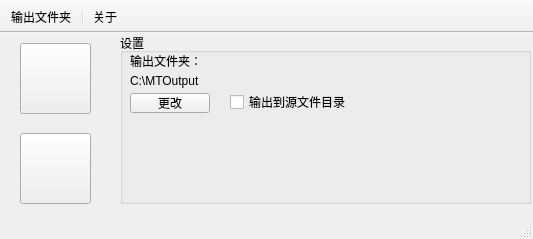
<?xml version="1.0" encoding="UTF-8"?>
<ui version="4.0">
 <class>MainWindow</class>
 <widget class="QMainWindow" name="MainWindow">
  <property name="geometry">
   <rect>
    <x>0</x>
    <y>0</y>
    <width>533</width>
    <height>239</height>
   </rect>
  </property>
  <property name="cursor">
   <cursorShape>ArrowCursor</cursorShape>
  </property>
  <property name="windowTitle">
   <string>木瓜转换器</string>
  </property>
  <property name="windowIcon">
   <iconset resource="res/res.qrc">
    <normaloff>:/logo.ico</normaloff>:/logo.ico</iconset>
  </property>
  <widget class="QWidget" name="centralwidget">
   <widget class="QPushButton" name="video_btn">
    <property name="geometry">
     <rect>
      <x>20</x>
      <y>10</y>
      <width>71</width>
      <height>71</height>
     </rect>
    </property>
    <property name="cursor">
     <cursorShape>PointingHandCursor</cursorShape>
    </property>
    <property name="styleSheet">
     <string notr="true">border-image: url(:/video_file.png);</string>
    </property>
    <property name="text">
     <string/>
    </property>
    <property name="flat">
     <bool>false</bool>
    </property>
   </widget>
   <widget class="QPushButton" name="audio_btn">
    <property name="geometry">
     <rect>
      <x>20</x>
      <y>100</y>
      <width>71</width>
      <height>71</height>
     </rect>
    </property>
    <property name="cursor">
     <cursorShape>PointingHandCursor</cursorShape>
    </property>
    <property name="styleSheet">
     <string notr="true">border-image: url(:/audio_file.png);</string>
    </property>
    <property name="text">
     <string/>
    </property>
   </widget>
   <widget class="QGroupBox" name="groupBox">
    <property name="geometry">
     <rect>
      <x>120</x>
      <y>0</y>
      <width>411</width>
      <height>171</height>
     </rect>
    </property>
    <property name="title">
     <string>设置</string>
    </property>
    <widget class="QLabel" name="outputdir_label">
     <property name="geometry">
      <rect>
       <x>10</x>
       <y>20</y>
       <width>71</width>
       <height>16</height>
      </rect>
     </property>
     <property name="text">
      <string>输出文件夹：</string>
     </property>
    </widget>
    <widget class="QLabel" name="outputdir_display">
     <property name="geometry">
      <rect>
       <x>10</x>
       <y>40</y>
       <width>391</width>
       <height>16</height>
      </rect>
     </property>
     <property name="text">
      <string>C:\MTOutput</string>
     </property>
    </widget>
    <widget class="QPushButton" name="change_outputdir_btn">
     <property name="geometry">
      <rect>
       <x>10</x>
       <y>60</y>
       <width>80</width>
       <height>20</height>
      </rect>
     </property>
     <property name="text">
      <string>更改</string>
     </property>
    </widget>
    <widget class="QCheckBox" name="out2src_checkbox">
     <property name="geometry">
      <rect>
       <x>110</x>
       <y>60</y>
       <width>131</width>
       <height>18</height>
      </rect>
     </property>
     <property name="text">
      <string>输出到源文件目录</string>
     </property>
    </widget>
   </widget>
  </widget>
  <widget class="QStatusBar" name="statusbar"/>
  <widget class="QToolBar" name="toolBar">
   <property name="enabled">
    <bool>true</bool>
   </property>
   <property name="windowTitle">
    <string>toolBar</string>
   </property>
   <property name="movable">
    <bool>false</bool>
   </property>
   <attribute name="toolBarArea">
    <enum>TopToolBarArea</enum>
   </attribute>
   <attribute name="toolBarBreak">
    <bool>false</bool>
   </attribute>
   <addaction name="output_dir"/>
   <addaction name="separator"/>
   <addaction name="about"/>
  </widget>
  <action name="output_dir">
   <property name="icon">
    <iconset resource="res/res.qrc">
     <normaloff>:/output_dir.ico</normaloff>:/output_dir.ico</iconset>
   </property>
   <property name="text">
    <string>输出文件夹</string>
   </property>
   <property name="shortcutContext">
    <enum>Qt::WindowShortcut</enum>
   </property>
   <property name="iconVisibleInMenu">
    <bool>true</bool>
   </property>
  </action>
  <action name="about">
   <property name="icon">
    <iconset resource="res/res.qrc">
     <normaloff>:/about.ico</normaloff>:/about.ico</iconset>
   </property>
   <property name="text">
    <string>关于</string>
   </property>
  </action>
 </widget>
 <resources>
  <include location="res/res.qrc"/>
 </resources>
 <connections/>
</ui>
